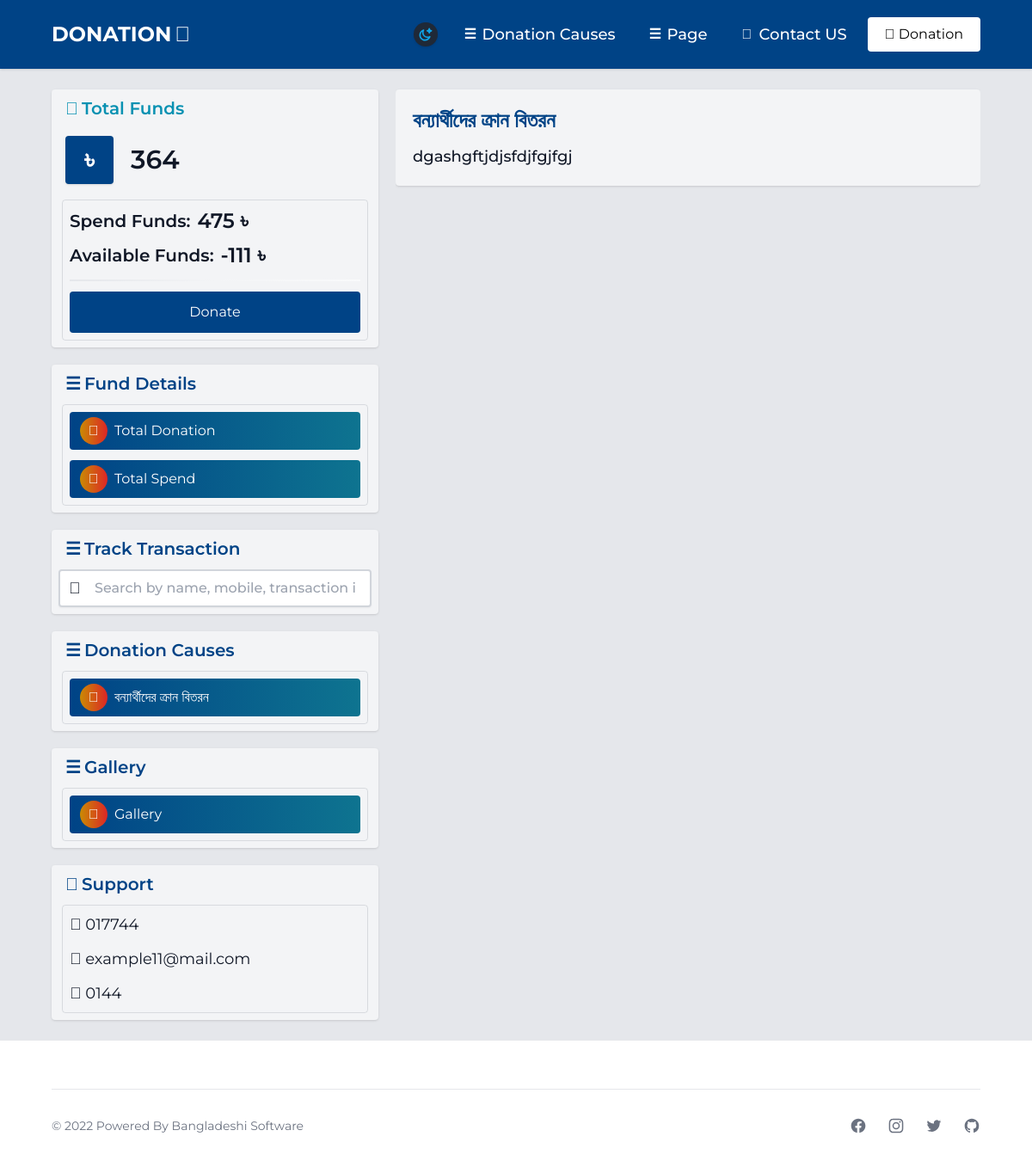
The app's page /cause.php?cus=6 with its own data.
### tables this page shows
CREATE TABLE `cause` (
  `id` int(11) NOT NULL,
  `causename` varchar(255) NOT NULL,
  `causetitle` varchar(255) NOT NULL,
  `causediscription` longtext NOT NULL
);

CREATE TABLE `support` (
  `id` int(11) NOT NULL,
  `mobile` varchar(255) NOT NULL,
  `email` varchar(255) NOT NULL,
  `whatsapp` varchar(255) NOT NULL
);

CREATE TABLE `footer` (
  `id` int(11) NOT NULL,
  `copiright` varchar(500) NOT NULL,
  `facebook` varchar(500) NOT NULL,
  `instagram` varchar(500) NOT NULL,
  `twiter` varchar(500) NOT NULL,
  `github` varchar(500) NOT NULL,
  `web` varchar(500) NOT NULL
);

### include/int.php (called while the page is built, shortened)
<?php
	$config['sql_extenstion']  = 'MySQLi';
	require(BASE_PATH.'/include/database.php');
	$db = new MySQLConnection($config['sql_host'], $config['sql_username'], $config['sql_password'], $config['sql_database']);
?>

### include/database.php (called while the page is built)
 <?php
$config['sql_host']       = 'localhost';
$config['sql_username']   = 'root';
$config['sql_password']   = '';
$config['sql_database']   = 'bddonation';
$config['sql_extenstion'] = (version_compare(phpversion(), '5.5', '<') ? 'MySQL' : 'MySQLi');
 ?>

### include/libs/database/MySQLi.php (called while the page is built, shortened)
<?php
class MySQLConnection {
	private $sqlHost;
	private $sqlUser;
	private $sqlPassword;
	private $sqlDatabase;
	private $MySQLi = FALSE;
	public function __construct($sqlHost, $sqlUser, $sqlPassword, $sqlDatabase = FALSE) {
		$this->sqlHost = $sqlHost;
		$this->sqlUser = $sqlUser;
		$this->sqlPassword = $sqlPassword;
		$this->sqlDatabase = $sqlDatabase;
	}
	public function Connect() {
		$this->MySQLi = new mysqli($this->sqlHost, $this->sqlUser, $this->sqlPassword, $this->sqlDatabase);
		return $this->MySQLi;
	}
	public function Query($query, $unbuffered = false, $show_error = false) {
		$start = microtime(true);
		$query = $this->MySQLi->query($query, ($unbuffered ? MYSQLI_USE_RESULT : MYSQLI_STORE_RESULT));
		return $query;
	}
	public function FetchArray($result) {
		$result = $result->fetch_array();
		return $result;
	}
	public function QueryFetchArray($result)
	{
		$result = $this->Query($result, true);
		$result = $this->FetchArray($result);
		return $result;
	}
	public function QueryFetchArrayAll($result) {
		$result = $this->Query($result, true);
		$retval = array();
		while($row = $this->FetchArray($result)) {
			$retval[] = $row;
		}
		return $retval;
	}
}
?>

### cause.php (the view, shortened to what this page needs)
<?php
 require_once 'common/header.php';
if(isset($_GET['cus'])){
  $id=$_GET['cus'];
?>
  <main class="main_column">
    <div class="layout flex flex-col gap-5 md:flex-row md:justify-between">
    <?php require_once 'common/sidebar.php';?>
    <?php
    $dsc=$db->QueryFetchArray("SELECT * FROM `cause` WHERE id=".$id);
    ?>
      <div class="right_column">
        <div class="bg-gray-100 dark:bg-gray-800 p-5 rounded shadow w-full">
          <h5 class="text-primary dark:text-orange-400 mb-3">
            <?php echo $dsc['causetitle'] ?>
          </h5>
          <p>
          <?php echo base64_decode($dsc['causediscription']);?>
          </p>
        </div>
      </div>
    </div>
  </main>
<?php
  }
  ?>
  <?php require_once 'common/footer.php';?>

### common/sidebar.php (shortened to what this page needs)
	<div class="left_column">
<div class="left_column_box">
  <h6 class="flex gap-1 items-center sm:pl-2 text-cyan-600 dark:text-cyan-500">
	<span><i class="fa-solid fa-money-bill"></i></span>
	<span>Total Funds</span>
  </h6>
  <div class="flex items-center justify-start gap-5 p-2">
	<div
	  class="w-14 h-14 bg-primary text-white rounded shadow flex items-center justify-center text-3xl font-semibold">
	  ৳
	</div>
	<div class="flex flex-col items-start space-y-1">
	  	<h4>
		<?php
		  $totalDep= $db->QueryFetchArrayAll("SELECT * FROM `donate`WHERE activity=1");
		  $total=0;
		  foreach ($totalDep as $dep) {
			$total=$total+$dep['amount'];
		  }
		  echo $total;
		?>
		</h4>
	</div>
  </div>
  <div class="left_column_box_border">
	<div class="flex items-center gap-2">
	  <h6>Spend  Funds:</h6>
	  <h5>
	  <?php
		  $spend= $db->QueryFetchArrayAll("SELECT * FROM `spend`ORDER BY id DESC");
		  $totalsp=0;
		  foreach ($spend as $spends) {
			$totalsp=$totalsp+$spends['amount'];
		  }
		  echo $totalsp;
		?>
	    ৳</h6>
	</div>
	<div class="flex items-center gap-2 mt-2">
	  <h6>Available Funds:</h6>
	  <h5>
	  <?php
		  echo $total-$totalsp;
		?>
	  ৳</h6>
	</div>
	<div
	  class="bg-gradient-to-r from-gray-200 via-gray-100 to-gray-50 dark:from-gray-600 dark:via-gray-800 dark:to-gray-800 h-0.5 w-full my-3">
	</div>
	<div class="flex gap-2">
	  <a href="donation.php" class="block w-full">
		<button class="btn block min-w-full">
		  Donate
		</button>
	  </a>
	</div>
  </div>
</div>
<div class="left_column_box">
  <h6 class="flex gap-1 items-center sm:pl-2 text-primary dark:text-cyan-500">
	<span>☰</span>
	<span>Fund Details</span>
  </h6>
  <div class="left_column_box_border flex flex-col gap-3">
	<a href="total-donation.php">
	  <button class="left_column_box_btn">
		<b><i class="fa-solid fa-wallet"></i>
		</b>
		<span>Total Donation</span>
	  </button>
	</a>
	<a href="total-spent.php">
	  <button class="left_column_box_btn">
		<b><i class="fa-solid fa-wallet"></i>
		</b>
		<span>Total Spend </span>
	  </button>
	</a>
  </div>
</div>
<div class="left_column_box">
  <h6 class="flex gap-1 items-center sm:pl-2 text-primary dark:text-cyan-500">
	<span>☰</span>
	<span>Track Transaction</span>
  </h6>
  <div class="relative w-full">
	<div class="absolute h-full flex items-center inset-y-0 left-3 my-auto text-lg"><i
		class="fa-solid fa-magnifying-glass"></i></div>
		<form name="form" action="total-donation.php" method="get">
  <input type="text" name="x" class="input pl-10" placeholder="Search by name, mobile, transaction id">
</form>
  </div>
</div>
<div class="left_column_box">
          <h6 class="flex gap-1 items-center sm:pl-2 text-primary dark:text-cyan-500">
            <span>☰</span>
            <span>Donation Causes</span>
          </h6>
          <div class="left_column_box_border flex flex-col gap-3">
		 <?php
			$cause=$db->QueryFetchArrayALL("SELECT * FROM `cause` ORDER BY id ASC");
			foreach($cause as $c){
		 ?>
            <a href="cause.php?cus=<?php echo $c['id']; ?>">
              <button class="left_column_box_btn">
                <b><i class="fa-solid fa-wallet"></i>
                </b>
                <span><?php echo $c['causename']; ?></span>
              </button>
            </a>
        <?php } ?>
          </div>
        </div>
        <div class="left_column_box">
          <h6 class="flex gap-1 items-center sm:pl-2 text-primary dark:text-cyan-500">
            <span>☰</span>
            <span>Gallery</span>
          </h6>
          <div class="left_column_box_border flex flex-col gap-3">
            <a href="gallery.php">
              <button class="left_column_box_btn">
                <b><i class="fa-solid fa-wallet"></i>
                </b>
                <span>Gallery</span>
              </button>
            </a>
          </div>
        </div>
<div class="left_column_box">
  <h6 class="flex gap-1 items-center sm:pl-2 text-primary dark:text-cyan-500">
	<span><i class="fa-solid fa-circle-info"></i></span>
	<span>
	  Support
	</span>
  </h6>
  <div class="left_column_box_border flex flex-col gap-3">
<?php $support=$db->QueryFetchArray("SELECT* FROM support WHERE id=1") ?>
	<div class="text-lg">
	  <span><i class="fa-solid fa-phone"></i></span>
	  <a href="tel:<?php echo $support['mobile'] ?>"><?php echo $support['mobile'] ?></a>
	</div>
	<div class="text-lg">
	  <span><i class="fa-solid fa-envelope"></i></span>
	  <a href="mailto:<?php echo $support['email'] ?>"><?php echo $support['email'] ?></a>
	</div>
	<div class="text-lg">
	  <span><i class="fa-brands fa-whatsapp-square"></i></span>
	  <a href="whatsapp://send?abid=<?php echo $support['whatsapp'] ?>&text=Hello%2C%20Admin!"><?php echo $support['whatsapp'] ?></a>
	</div>
  </div>
</div>
</div>

### common/footer.php (shortened to what this page needs)
<?php
	$footer= $db->QueryFetchArray("SELECT * FROM `footer` WHERE id=1");
?>
	<footer class="bg-white py-6 dark:bg-gray-800">
    <div class="layout">
      <hr class="my-6 border-gray-200 sm:mx-auto dark:border-gray-700 lg:my-8">
      <div class="sm:flex sm:items-center sm:justify-between">
        <span class="text-sm text-gray-500 sm:text-center dark:text-gray-400"><?php echo $footer['copiright'] ?></span>
        <div class="flex mt-4 space-x-6 sm:justify-center sm:mt-0">
          <a target="_blank" href="<?php echo $footer['facebook'] ?>" class="text-gray-500 hover:text-gray-900 dark:hover:text-white">
          </a>
          <a target="_blank" href="<?php echo $footer['instagram'] ?>" class="text-gray-500 hover:text-gray-900 dark:hover:text-white">
          </a>
          <a target="_blank" href="<?php echo $footer['twiter'] ?>" class="text-gray-500 hover:text-gray-900 dark:hover:text-white">
          </a>
          <a target="_blank" href="<?php echo $footer['github'] ?>" class="text-gray-500 hover:text-gray-900 dark:hover:text-white">
          </a>
        </div>
      </div>
    </div>
  </footer>
</body>
</html>

### records on screen
cause: causename "বন্যার্থীদের ক্রান বিতরন", causetitle "বন্যার্থীদের ক্রান বিতরন", causediscription "dgashgftjdjsfdjfgjfgj"
support: mobile "017744", email "example11@mail.com", whatsapp "0144"
footer: copiright "© 2022 Powered By Bangladeshi Software"

### other values on screen
$config['site_name'] "DONATION"
$total "364"
$totalsp "475"
$total-$totalsp "-111"
